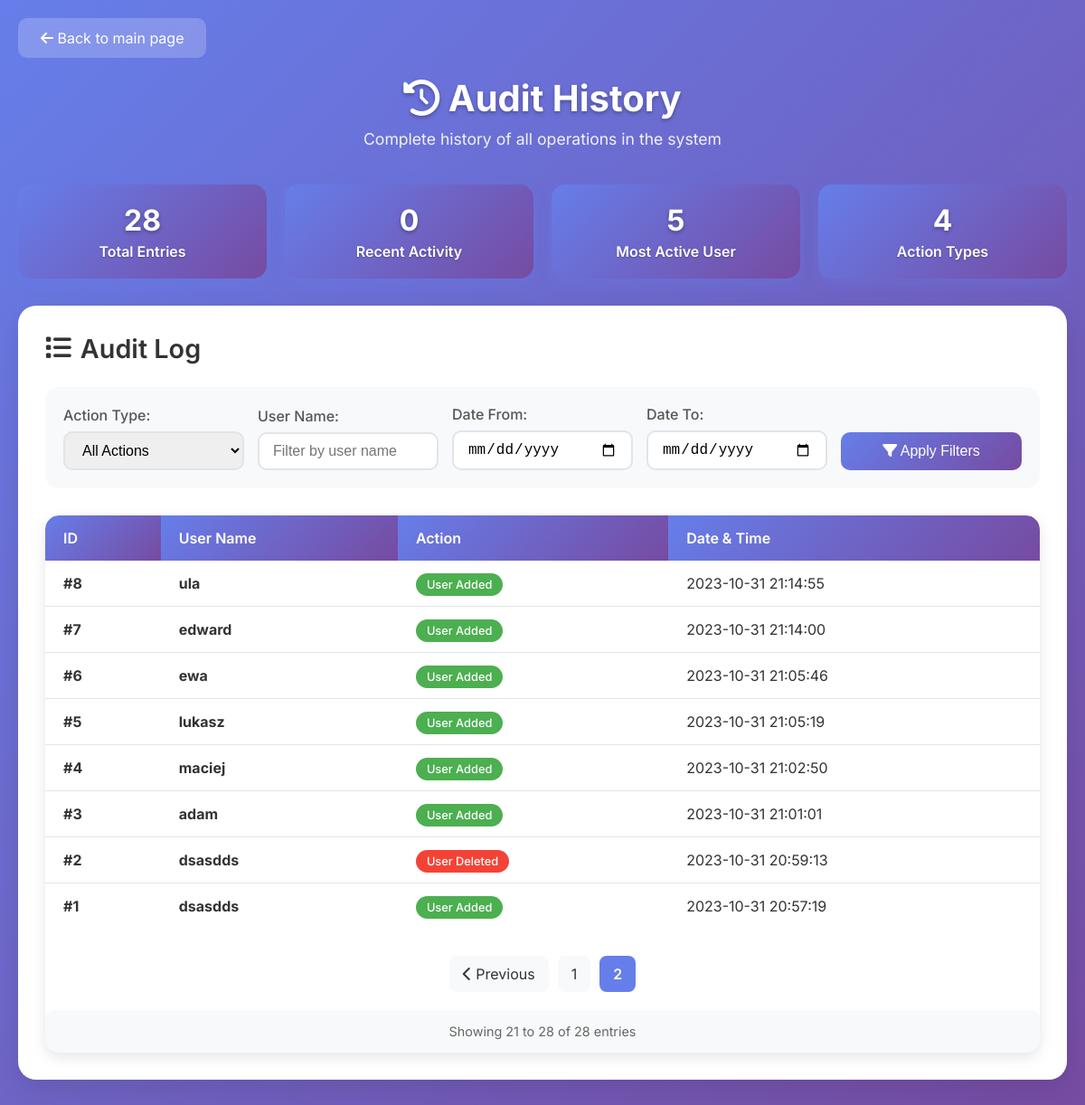
/audit.php?page=2, run on the app's committed database.
### tables this page shows
CREATE TABLE `audit_subscribers` (
  `id` int(11) NOT NULL,
  `subscriber_name` varchar(255) NOT NULL,
  `action_performed` varchar(50) NOT NULL,
  `date_added` timestamp NOT NULL DEFAULT current_timestamp()
);

### audit.php (the view, shortened to what this page needs)
<!DOCTYPE html>
<html lang="en">
<head>
    <link href="https://cdnjs.cloudflare.com/ajax/libs/font-awesome/6.0.0/css/all.min.css" rel="stylesheet">
</head>
<body>
    <div class="container">
        <a href="index.php" class="back-btn">
            <i class="fas fa-arrow-left"></i> Back to main page
        </a>
        <div class="header">
            <h1><i class="fas fa-history"></i> Audit History</h1>
            <p>Complete history of all operations in the system</p>
        </div>
        <?php
        require_once 'config.php';
        try {
            $pdo = getDBConnection();
            $stmt = $pdo->query("SELECT COUNT(*) FROM audit_subscribers");
            $totalEntries = $stmt->fetchColumn();
            $stmt = $pdo->query("SELECT action_performed, COUNT(*) as count FROM audit_subscribers GROUP BY action_performed");
            $actionStats = $stmt->fetchAll(PDO::FETCH_ASSOC);
            $stmt = $pdo->query("SELECT COUNT(*) FROM audit_subscribers WHERE date_added >= DATE_SUB(NOW(), INTERVAL 7 DAY)");
            $recentActivity = $stmt->fetchColumn();
            $stmt = $pdo->query("SELECT subscriber_name, COUNT(*) as count FROM audit_subscribers GROUP BY subscriber_name ORDER BY count DESC LIMIT 1");
            $mostActiveUser = $stmt->fetch(PDO::FETCH_ASSOC);
        } catch (Exception $e) {
            $totalEntries = $recentActivity = 0;
            $actionStats = [];
            $mostActiveUser = null;
        }
        ?>
        <div class="stats-section">
            <div class="stat-card">
                <div class="stat-number"><?php echo $totalEntries; ?></div>
                <div class="stat-label" style="color: white; font-weight: 600; text-shadow: 0 1px 2px rgba(0,0,0,0.3);">Total Entries</div>
            </div>
            <div class="stat-card">
                <div class="stat-number"><?php echo $recentActivity; ?></div>
                <div class="stat-label" style="color: white; font-weight: 600; text-shadow: 0 1px 2px rgba(0,0,0,0.3);">Recent Activity</div>
            </div>
            <div class="stat-card">
                <div class="stat-number"><?php echo $mostActiveUser ? $mostActiveUser['count'] : 0; ?></div>
                <div class="stat-label" style="color: white; font-weight: 600; text-shadow: 0 1px 2px rgba(0,0,0,0.3);">Most Active User</div>
            </div>
            <div class="stat-card">
                <div class="stat-number"><?php echo count($actionStats); ?></div>
                <div class="stat-label" style="color: white; font-weight: 600; text-shadow: 0 1px 2px rgba(0,0,0,0.3);">Action Types</div>
            </div>
        </div>
        <div class="audit-card">
            <h2 class="card-title">
                <i class="fas fa-list"></i> Audit Log
            </h2>
            <div class="filters-section">
                <form method="GET" action="">
                    <div class="filters-grid">
                        <div class="filter-group">
                            <label for="action">Action Type:</label>
                            <select name="action" id="action">
                                <option value="">All Actions</option>
                            </select>
                        </div>
                        <div class="filter-group">
                            <label for="user">User Name:</label>
                            <input type="text" name="user" id="user" placeholder="Filter by user name" value="<?php echo isset($_GET['user']) ? htmlspecialchars($_GET['user']) : ''; ?>">
                        </div>
                        <div class="filter-group">
                            <label for="date_from">Date From:</label>
                            <input type="date" name="date_from" id="date_from" value="<?php echo isset($_GET['date_from']) ? htmlspecialchars($_GET['date_from']) : ''; ?>">
                        </div>
                        <div class="filter-group">
                            <label for="date_to">Date To:</label>
                            <input type="date" name="date_to" id="date_to" value="<?php echo isset($_GET['date_to']) ? htmlspecialchars($_GET['date_to']) : ''; ?>">
                        </div>
                        <div class="filter-group">
                            <button type="submit" class="filter-btn">
                                <i class="fas fa-filter"></i> Apply Filters
                            </button>
                        </div>
                    </div>
                </form>
            </div>
            <div class="table-container">
                <?php
                try {
                    $whereConditions = [];
                    $whereClause = !empty($whereConditions) ? 'WHERE ' . implode(' AND ', $whereConditions) : '';
                    $page = isset($_GET['page']) ? max(1, intval($_GET['page'])) : 1;
                    $perPage = 20;
                    $offset = ($page - 1) * $perPage;
                    $countQuery = "SELECT COUNT(*) FROM audit_subscribers $whereClause";
                    $stmt = $pdo->prepare($countQuery);
                    $stmt->execute();
                    $totalRecords = $stmt->fetchColumn();
                    $totalPages = ceil($totalRecords / $perPage);
                    $query = "SELECT * FROM audit_subscribers $whereClause ORDER BY date_added DESC LIMIT :limit OFFSET :offset";
                    $stmt = $pdo->prepare($query);
                    $stmt->bindValue(':limit', $perPage, PDO::PARAM_INT);
                    $stmt->bindValue(':offset', $offset, PDO::PARAM_INT);
                    $stmt->execute();
                    $auditEntries = $stmt->fetchAll(PDO::FETCH_ASSOC);
                    if (count($auditEntries) > 0) {
                        echo '<table class="audit-table">
                                <thead>
                                    <tr>
                                        <th>ID</th>
                                        <th>User Name</th>
                                        <th>Action</th>
                                        <th>Date & Time</th>
                                    </tr>
                                </thead>
                                <tbody>';
                        foreach ($auditEntries as $entry) {
                            $actionClass = '';
                            $actionText = '';
                            switch ($entry['action_performed']) {
                                case 'Insert a new subscriber':
                                    $actionClass = 'action-insert';
                                    $actionText = 'User Added';
                                    break;
                                case 'Deleted a subscriber':
                                    $actionClass = 'action-delete';
                                    $actionText = 'User Deleted';
                                    break;
                            }
                            echo '<tr>
                                    <td><strong>#' . $entry['id'] . '</strong></td>
                                    <td><strong>' . htmlspecialchars($entry['subscriber_name']) . '</strong></td>
                                    <td><span class="action-badge ' . $actionClass . '">' . $actionText . '</span></td>
                                    <td>' . date('Y-m-d H:i:s', strtotime($entry['date_added'])) . '</td>
                                  </tr>';
                        }
                        echo '</tbody></table>';
                        if ($totalPages > 1) {
                            echo '<div class="pagination">';
                            if ($page > 1) {
                                $prevParams = $_GET;
                                $prevParams['page'] = $page - 1;
                                echo '<a href="?' . http_build_query($prevParams) . '"><i class="fas fa-chevron-left"></i> Previous</a>';
                            }
                            for ($i = max(1, $page - 2); $i <= min($totalPages, $page + 2); $i++) {
                                $pageParams = $_GET;
                                $pageParams['page'] = $i;
                                $class = $i == $page ? 'current' : '';
                                echo '<a href="?' . http_build_query($pageParams) . '" class="' . $class . '">' . $i . '</a>';
                            }
                            echo '</div>';
                        }
                        echo '<div style="margin-top: 20px; padding: 15px; background: #f8f9fa; border-radius: 10px; font-size: 0.9rem; color: #666; text-align: center;">
                                Showing ' . ($offset + 1) . ' to ' . min($offset + $perPage, $totalRecords) . ' of ' . $totalRecords . ' entries
                              </div>';
                    } else {
                        echo '<div class="no-data">
                                <i class="fas fa-history"></i>
                                <h3>No Audit Entries Found</h3>
                                <p>No audit entries match the current filters.</p>
                              </div>';
                    }
                } catch (PDOException $e) {
                    echo '<div class="no-data">
                            <i class="fas fa-exclamation-triangle"></i>
                            <h3>Database Error</h3>
                            <p>Unable to load audit data: ' . htmlspecialchars($e->getMessage()) . '</p>
                          </div>';
                }
                ?>
            </div>
        </div>
    </div>
</body>
</html>

### audit.php (style rules this page uses)
* { margin: 0; padding: 0; box-sizing: border-box; }
body { font-family: 'Inter', sans-serif; background: linear-gradient(135deg, #667eea 0%, #764ba2 100%); min-height: 100vh; color: #333; }
.container { max-width: 1200px; margin: 0 auto; padding: 20px; }
.header { text-align: center; margin-bottom: 40px; color: white; }
.header h1 { font-size: 2.5rem; font-weight: 700; margin-bottom: 10px; text-shadow: 0 2px 4px rgba(0,0,0,0.3); }
.header p { font-size: 1.1rem; opacity: 0.9; }
.back-btn { display: inline-block; background: rgba(255,255,255,0.2); color: white; padding: 12px 25px; border-radius: 10px; text-decoration: none; transition: all 0.3s ease; margin-bottom: 20px; }
.audit-card { background: white; border-radius: 20px; padding: 30px; box-shadow: 0 10px 30px rgba(0,0,0,0.1); margin-bottom: 30px; }
.card-title { font-size: 1.8rem; font-weight: 600; color: #333; margin-bottom: 25px; display: flex; align-items: center; gap: 10px; }
.filters-section { background: #f8f9fa; padding: 20px; border-radius: 15px; margin-bottom: 30px; }
.filters-grid { display: grid; grid-template-columns: repeat(auto-fit, minmax(200px, 1fr)); gap: 15px; align-items: end; }
.filter-group { display: flex; flex-direction: column; }
.filter-group label { margin-bottom: 8px; font-weight: 500; color: #555; }
.filter-group input, .filter-group select { padding: 10px 15px; border: 2px solid #e1e5e9; border-radius: 10px; font-size: 1rem; transition: border-color 0.3s ease; }
.filter-btn { background: linear-gradient(135deg, #667eea 0%, #764ba2 100%); color: white; border: none; padding: 12px 25px; border-radius: 10px; font-size: 1rem; font-weight: 500; cursor: pointer; transition: all 0.3s ease; }
.stats-section { display: grid; grid-template-columns: repeat(auto-fit, minmax(200px, 1fr)); gap: 20px; margin-bottom: 30px; }
.stat-card { background: linear-gradient(135deg, #667eea, #764ba2); color: white; padding: 20px; border-radius: 15px; text-align: center; box-shadow: 0 5px 15px rgba(102, 126, 234, 0.3); transition: transform 0.3s ease, box-shadow 0.3s ease; }
.stat-number { font-size: 2rem; font-weight: 700; margin-bottom: 5px; color: white; text-shadow: 0 2px 4px rgba(0,0,0,0.3); }
.stat-label { color: white !important; font-weight: 600 !important; text-shadow: 0 1px 2px rgba(0,0,0,0.3); }
.table-container { overflow-x: auto; border-radius: 15px; box-shadow: 0 5px 15px rgba(0,0,0,0.1); }
.audit-table { width: 100%; border-collapse: collapse; background: white; border-radius: 15px; overflow: hidden; }
.audit-table th { background: linear-gradient(135deg, #667eea, #764ba2); color: white; padding: 15px 20px; text-align: left; font-weight: 600; font-size: 1rem; }
.audit-table td { padding: 15px 20px; border-bottom: 1px solid #e1e5e9; transition: background-color 0.3s ease; }
.audit-table tr:last-child td { border-bottom: none; }
.action-badge { padding: 5px 12px; border-radius: 20px; font-size: 0.8rem; font-weight: 500; text-align: center; }
.action-insert { background: #4CAF50; color: white; }
.action-delete { background: #f44336; color: white; }
.pagination { display: flex; justify-content: center; align-items: center; gap: 10px; margin-top: 30px; }
.pagination a, .pagination span { padding: 10px 15px; border-radius: 8px; text-decoration: none; transition: all 0.3s ease; }
.pagination a { background: #f8f9fa; color: #333; }
.pagination .current { background: #667eea; color: white; font-weight: 600; }

### data on the page
audit_subscribers: id "8", subscriber_name "ula", action_performed "User Added", date_added "2023-10-31 21:14:55"
audit_subscribers: id "7", subscriber_name "edward", action_performed "User Added", date_added "2023-10-31 21:14:00"
audit_subscribers: id "6", subscriber_name "ewa", action_performed "User Added", date_added "2023-10-31 21:05:46"
audit_subscribers: id "5", subscriber_name "lukasz", action_performed "User Added", date_added "2023-10-31 21:05:19"
audit_subscribers: id "4", subscriber_name "maciej", action_performed "User Added", date_added "2023-10-31 21:02:50"
audit_subscribers: id "3", subscriber_name "adam", action_performed "User Added", date_added "2023-10-31 21:01:01"
audit_subscribers: id "2", subscriber_name "dsasdds", action_performed "User Deleted", date_added "2023-10-31 20:59:13"
audit_subscribers: id "1", subscriber_name "dsasdds", action_performed "User Added", date_added "2023-10-31 20:57:19"

### other printed values
$totalEntries "28"
$recentActivity "0"
$mostActiveUser['count'] "5"
count($actionStats) "4"
$offset + 1 "21"
min($offset + $perPage, $totalRecords) "28"
$totalRecords "28"
